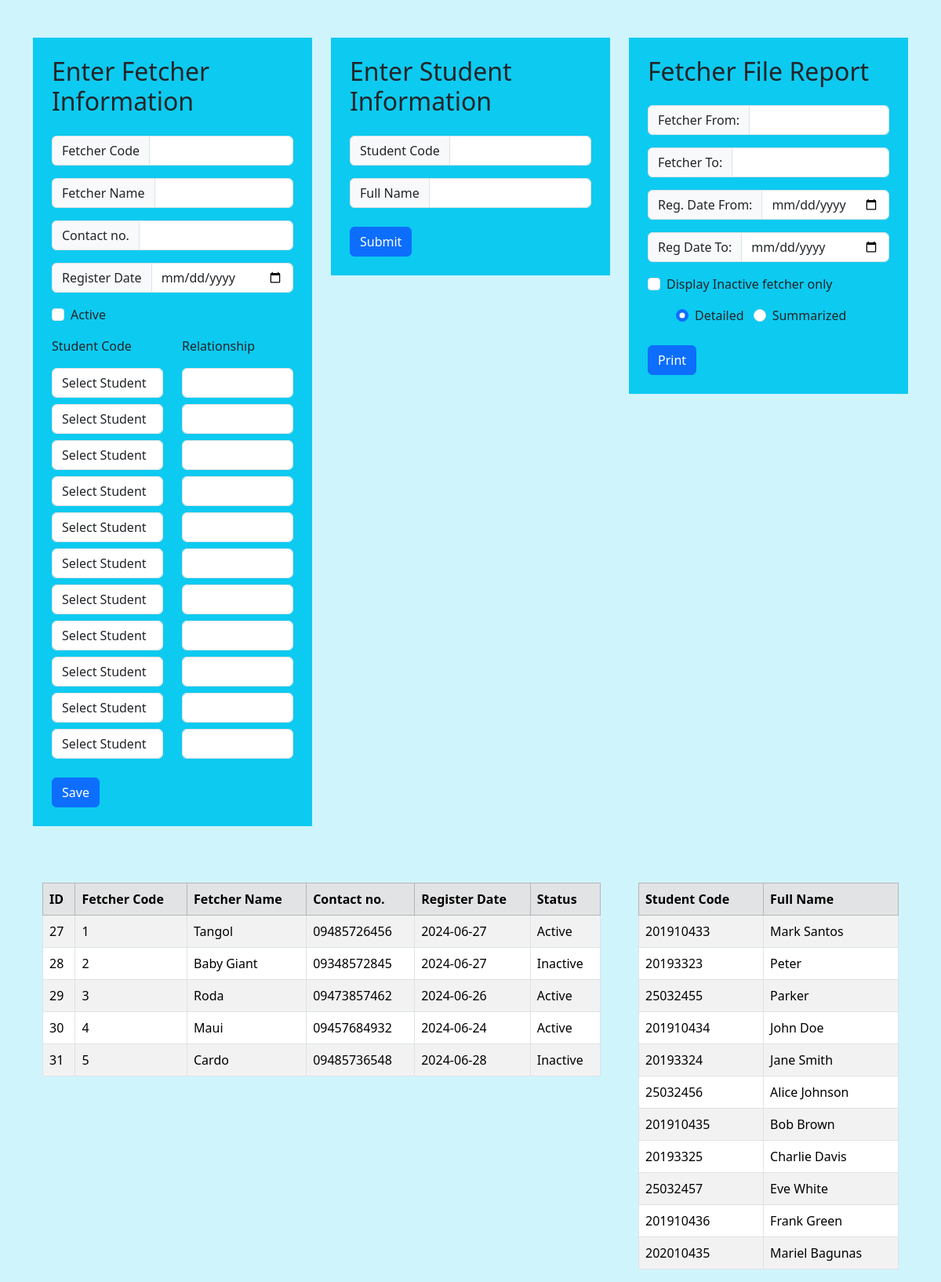
The page / on the database its author committed.
### tables this page shows
CREATE TABLE `fetchers` (
  `id` int(11) NOT NULL,
  `fetcher_code` int(11) NOT NULL,
  `fetcher_name` varchar(255) NOT NULL,
  `contact_no` varchar(20) DEFAULT NULL,
  `register_date` date NOT NULL,
  `status` tinyint(1) NOT NULL
);

CREATE TABLE `studentfile` (
  `recid` int(11) NOT NULL,
  `studentcode` int(11) NOT NULL,
  `fullname` varchar(100) NOT NULL
);

### index.php (the view, shortened to what this page needs)
<!DOCTYPE html>
<html lang="en">
<head>
    <link href="https://cdn.jsdelivr.net/npm/bootstrap@5.3.3/dist/css/bootstrap.min.css" rel="stylesheet">
</head>
<body class="bg-info-subtle">
    <div class="container">
        <div class="row">
            <div class="col-4">
                <div class="container mt-5 bg-info p-4">
                    <h2 class="mb-4">Enter Fetcher Information</h2>
                    <form action="add_fetchers.php" method="post">
                        <div class="input-group flex-nowrap mt-3">
                            <span class="input-group-text" id="fetcherCode-addon">Fetcher Code</span>
                            <input type="number" class="form-control" id="fetcherCode" name="fetcherCode" aria-describedby="fetcherCode-addon" required>
                        </div>
                        <div class="input-group flex-nowrap mt-3">
                            <span class="input-group-text" id="fetcherName-addon">Fetcher Name</span>
                            <input type="text" class="form-control" id="fetcherName" name="fetcherName" aria-describedby="fetcherName-addon" required>
                        </div>
                        <div class="input-group flex-nowrap mt-3">
                            <span class="input-group-text" id="contactNo-addon">Contact no.</span>
                            <input type="text" class="form-control" id="contactNo" name="contactNo" aria-describedby="contactNo-addon" required>
                        </div>
                        <div class="input-group flex-nowrap mt-3">
                            <span class="input-group-text" id="registerDate-addon">Register Date</span>
                            <input type="date" class="form-control datepicker" id="registerDate" name="registerDate" aria-describedby="registerDate-addon" required>
                        </div>
                        <div class="form-check mt-3">
                            <input type="checkbox" class="form-check-input" id="status" name="status" value="active">
                            <label class="form-check-label" for="status">Active</label>
                        </div>
                        <div class="input-group flex-nowrap mt-3">
                            <div class="row">
                                <div class="col-6">
                                    <p>Student Code</p>
                                    <?php
                                    require_once('db_config.php');
                                    $qry = "SELECT * FROM studentfile";
                                    $stmt = $link_id->prepare($qry);
                                    $stmt->execute();
                                    $students = $stmt->fetchAll(PDO::FETCH_ASSOC);
                                    $numStudents = count($students);
                                    for ($i = 1; $i <= $numStudents; $i++) {
                                        echo '<select class="form-control mt-2 student-select" id="studentCode' . $i . '" name="studentCode' . $i . '" onchange="filterStudentCodes()">';
                                        echo '<option value="">Select Student</option>';
                                        echo '</select>';
                                    }
                                    ?>
                                </div>
                                <div class="col-6">
                                    <p>Relationship</p>
                                    <?php
                                    for ($i = 1; $i <= $numStudents; $i++) {
                                        echo '<input type="text" class="form-control mt-2" id="relationship' . $i . '" name="relationship' . $i . '">';
                                    }
                                    ?>
                                </div>
                            </div>
                        </div>
                        <button type="submit" class="btn btn-primary mt-4">Save</button>
                    </form>
                </div>
            </div>
            <div class="col-4">
                <div class="container mt-5 p-4 bg-info">
                    <h2 class="mb-4">Enter Student Information</h2>
                    <form action="add_students.php" method="post">
                        <div class="input-group flex-nowrap mt-3">
                            <span class="input-group-text" id="studentcode-addon">Student Code</span>
                            <input type="number" class="form-control" id="studentcode" name="studentcode" aria-describedby="studentcode-addon" required>
                        </div>
                        <div class="input-group flex-nowrap mt-3">
                            <span class="input-group-text" id="fullname-addon">Full Name</span>
                            <input type="text" class="form-control" id="fullname" name="fullname" aria-describedby="fullname-addon" required>
                        </div>
                        <button type="submit" class="btn btn-primary mt-4">Submit</button>
                    </form>
                </div>
            </div>
            <div class="col-4">
                <div class="container mt-5 p-4 bg-info">
                    <h2 class="mb-4">Fetcher File Report</h2>
                    <form id="report-form" method="post" target="_blank">
                        <div class="input-group flex-nowrap mt-3">
                            <span class="input-group-text" id="fetcher-from-addon">Fetcher From:</span>
                            <input type="number" class="form-control" id="fetcher-from" name="fetcher_from" aria-describedby="fetcher-from-addon" required>
                        </div>
                        <div class="input-group flex-nowrap mt-3">
                            <span class="input-group-text" id="fetcher-to-addon">Fetcher To:</span>
                            <input type="text" class="form-control" id="fetcher-to" name="fetcher_to" aria-describedby="fetcher-to-addon" required>
                        </div>
                        <div class="input-group flex-nowrap mt-3">
                            <span class="input-group-text" id="reg-date-from-addon">Reg. Date From:</span>
                            <input type="date" class="form-control" id="reg-date-from" name="reg_date_from" aria-describedby="reg-date-from-addon" required>
                        </div>
                        <div class="input-group flex-nowrap mt-3">
                            <span class="input-group-text" id="reg-date-to-addon">Reg Date To:</span>
                            <input type="date" class="form-control" id="reg-date-to" name="reg_date_to" aria-describedby="reg-date-to-addon" required>
                        </div>
                        <div class="form-check mt-3">
                            <input type="checkbox" class="form-check-input" id="status" name="status" value="inactive">
                            <label class="form-check-label" for="status">Display Inactive fetcher only</label>
                        </div>
                        <div class="row mt-3 ms-4">
                            <div class="col-md-4">
                                <div class="form-check">
                                    <input type="radio" class="form-check-input" id="report-type-detailed" name="report_type" value="detailed" checked>
                                    <label class="form-check-label" for="report-type-detailed">Detailed</label>
                                </div>
                            </div>
                            <div class="col-md-4">
                                <div class="form-check">
                                    <input type="radio" class="form-check-input" id="report-type-summarized" name="report_type" value="summarized">
                                    <label class="form-check-label" for="report-type-summarized">Summarized</label>
                                </div>
                            </div>
                        </div>
                        <button type="submit" class="btn btn-primary mt-4">Print</button>
                    </form>
                </div>
            </div>
        </div>
    </div>
    <div class="container mt-5">
        <div class="row">
            <div class="col-8">
                <div class="container mt-4">
                    <div class="table-responsive">
                        <table class="table table-striped table-bordered">
                            <thead class="table-secondary">
                                <tr>
                                    <th scope="col">ID</th>
                                    <th scope="col">Fetcher Code</th>
                                    <th scope="col">Fetcher Name</th>
                                    <th scope="col">Contact no.</th>
                                    <th scope="col">Register Date</th>
                                    <th scope="col">Status</th>
                                </tr>
                            </thead>
                            <tbody id="fetchers">
                                <?php
                                require_once('db_config.php');
                                $xqry = "SELECT * FROM fetchers";
                                $xstmt = $link_id->prepare($xqry);
                                $xstmt->execute();
                                while ($xrs = $xstmt->fetch(PDO::FETCH_ASSOC)) {
                                ?>
                                    <tr>
                                        <td><?php echo htmlspecialchars($xrs["id"]) ?></td>
                                        <td><?php echo htmlspecialchars($xrs["fetcher_code"]) ?></td>
                                        <td><?php echo htmlspecialchars($xrs["fetcher_name"]) ?></td>
                                        <td><?php echo htmlspecialchars($xrs["contact_no"]) ?></td>
                                        <td><?php echo htmlspecialchars($xrs["register_date"]) ?></td>
                                        <td>
                                            <?php
                                            if ($xrs["status"] == 1) {
                                                echo "Active";
                                            } else {
                                                echo "Inactive";
                                            }
                                            ?>
                                        </td>
                                    </tr>
                                <?php
                                }
                                ?>
                            </tbody>
                        </table>
                    </div>
                </div>
            </div>
            <div class="col-4">
                <div class="container mt-4">
                    <div class="table-responsive">
                        <table class="table table-striped table-bordered">
                            <thead class="table-secondary">
                                <tr>
                                    <th scope="col">Student Code</th>
                                    <th scope="col">Full Name</th>
                                </tr>
                            </thead>
                            <tbody id="students">
                                <?php
                                require_once('db_config.php');
                                $xqry = "SELECT * FROM studentfile";
                                $xstmt = $link_id->prepare($xqry);
                                $xstmt->execute();
                                while ($xrs = $xstmt->fetch(PDO::FETCH_ASSOC)) {
                                ?>
                                    <tr>
                                        <td><?php echo htmlspecialchars($xrs["studentcode"]) ?></td>
                                        <td><?php echo htmlspecialchars($xrs["fullname"]) ?></td>
                                    </tr>
                                <?php
                                }
                                ?>
                            </tbody>
                        </table>
                    </div>
                </div>
            </div>
        </div>
    </div>
</body>
</html>

### rows shown on the page
fetchers: id "27", fetcher_code "1", fetcher_name "Tangol", contact_no "09485726456", register_date "2024-06-27", status "Active"
fetchers: id "28", fetcher_code "2", fetcher_name "Baby Giant", contact_no "09348572845", register_date "2024-06-27", status "Inactive"
fetchers: id "29", fetcher_code "3", fetcher_name "Roda", contact_no "09473857462", register_date "2024-06-26", status "Active"
fetchers: id "30", fetcher_code "4", fetcher_name "Maui", contact_no "09457684932", register_date "2024-06-24", status "Active"
fetchers: id "31", fetcher_code "5", fetcher_name "Cardo", contact_no "09485736548", register_date "2024-06-28", status "Inactive"
studentfile: studentcode "201910433", fullname "Mark Santos"
studentfile: studentcode "20193323", fullname "Peter"
studentfile: studentcode "25032455", fullname "Parker"
studentfile: studentcode "201910434", fullname "John Doe"
studentfile: studentcode "20193324", fullname "Jane Smith"
studentfile: studentcode "25032456", fullname "Alice Johnson"
studentfile: studentcode "201910435", fullname "Bob Brown"
studentfile: studentcode "20193325", fullname "Charlie Davis"
studentfile: studentcode "25032457", fullname "Eve White"
studentfile: studentcode "201910436", fullname "Frank Green"
studentfile: studentcode "202010435", fullname "Mariel Bagunas"
